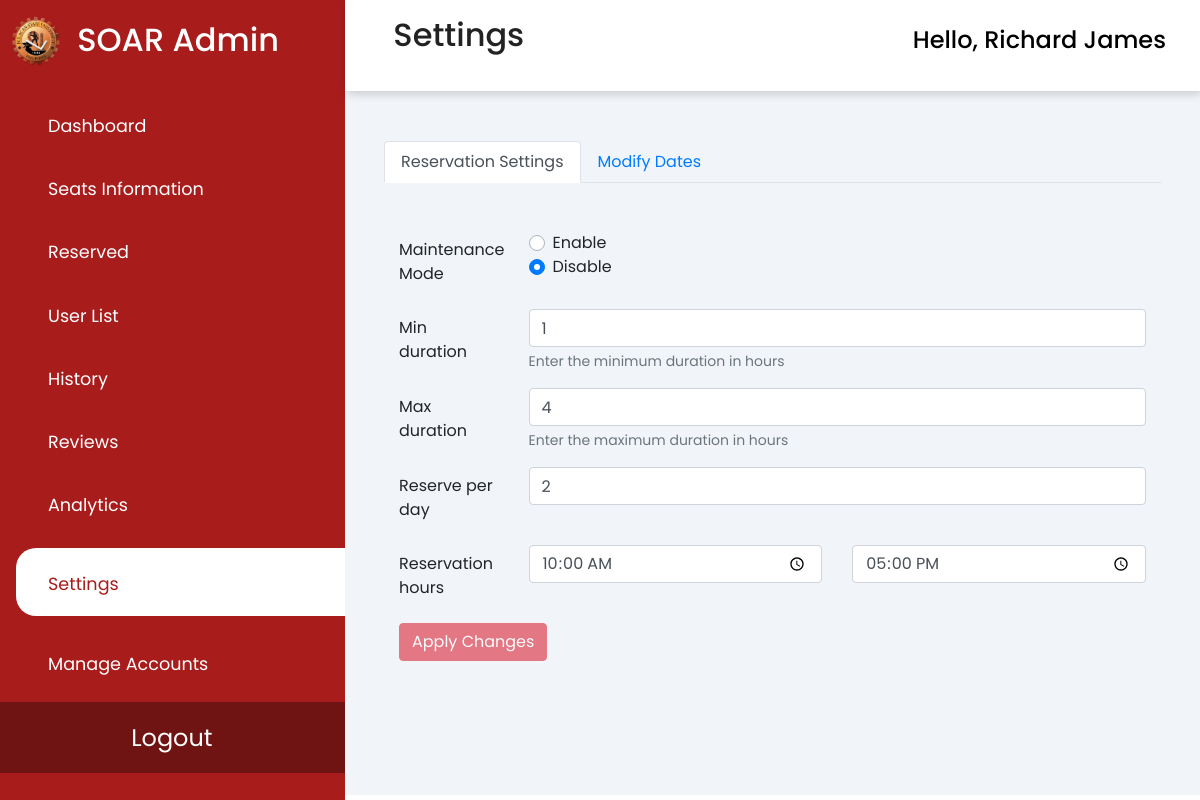
Page /php/settings.php (signed in) on the committed database.
### tables this page shows
CREATE TABLE `settings` (
  `settings_id` int(11) NOT NULL,
  `reservation` tinyint(1) DEFAULT NULL,
  `minDuration` int(11) DEFAULT NULL,
  `maxDuration` int(11) DEFAULT NULL,
  `reservePerDay` int(11) NOT NULL,
  `start_hour` time NOT NULL,
  `end_hour` time NOT NULL,
  `disabled_dates` text DEFAULT NULL
);

### php/settings.php (the view, shortened to what this page needs)
<?php
require 'connect.php';
?>
<!DOCTYPE HTML>
<html>
<link rel="stylesheet" href="https://cdn.jsdelivr.net/npm/sweetalert2@10.16.6/dist/sweetalert2.min.css">
<head>
    <link rel="stylesheet" href="https://cdn.jsdelivr.net/npm/bootstrap@4.6.2/dist/css/bootstrap.min.css"
>
    <link rel="stylesheet" type="text/css" href="css/analytics.css" />
    <link rel="stylesheet"
        href="https://maxst.icons8.com/vue-static/landings/line-awesome/line-awesome/1.3.0/css/line-awesome.min.css">
        <link rel="stylesheet" href="https://cdn.jsdelivr.net/npm/flatpickr/dist/flatpickr.min.css">
</head>
<body>
    <div class="sidebar">
        <div class="sidebar-brand">
            <img src="../img/bulsu logo.png" alt="bulsu logo" class="logo">
            <h2> <span>SOAR Admin</span></h2>
        </div>
        <div class="sidebar-menu" id="tabButton">
            <ul>
                <li class="tabs"> <a href="../admin.php" data-tabName="dashboard" id="tabButtons"><span
                            class="las la-th-large"></span>
                        <span>Dashboard</span></a>
                </li>
                <li class="tabs"> <a href="../seats-info.php"><span class="las la-check"></span>
                        <span>Seats Information</span></a>
                </li>
                <li class="tabs"> <a href="reserved.php"><span class="las la-clock"></span>
                        <span>Reserved</span></a>
                </li>
                <li class="tabs"> <a href="user-list.php"><span class="las la-user-friends"></span>
                        <span>User List</span></a>
                </li>
                <li class="tabs"> <a href="history.php"><span class="las la-history"></span>
                        <span>History</span></a>
                </li>
                <li class="tabs"> <a href="adminReviews.php"><span class="las la-star"></span>
                        <span>Reviews</span></a>
                </li>
                <li class="tabs"> <a href="analytics.php"><span class="las la-chart-bar"></span>
                        <span>Analytics</span></a>
                </li>
                <li class="tabs"> <a href="settings.php" class="active"><span class="las la-cog"></span>
                        <span>Settings</span></a>
                </li>
                <li id="hidden" class="manage tabs" data-toggle="modal" data-target="#exampleModal"> <a
                        href="manageAdmin.php"><span class="las la-users-cog"></span>
                        <span>Manage Accounts</span></a>
                </li>
                <li class="logout"> <a href="../toLogout.php">
                        <span>Logout</span></a>
                </li>
            </ul>
        </div>
    </div>
    <div class="header">
        <header>
            <h2>
                <label for="nav-toggle">
                    <div class="toggle">
                        <span class="la la-bars"></span>
                    </div>
                </label>
                Settings
            </h2>
            <div class="dropdown">
                <button class="dropdown-toggle" class="btn btn-secondary dropdown-toggle" type="button"
                    id="dropdownMenuButton" data-toggle="dropdown" aria-haspopup="true" aria-expanded="true">
                    <div class="user-wrapper">
                        <div id="user_admin">
                            <h4>
                                Hello, <?php echo $_SESSION["first_name"]; ?>
                            </h4>
                        </div>
                    </div>
                </button>
            </div>
        </header>
    </div>
    <div class="main-content">
        <?php
        $sql = "SELECT * FROM `settings` WHERE `settings_id` = 1";
        $result = mysqli_query($conn, $sql);
        if ($result && mysqli_num_rows($result) > 0) {
            $settings = mysqli_fetch_assoc($result);
        } else {
            echo "Error retrieving settings: " . mysqli_error($conn);
        }
        $sql2 = "SELECT * FROM `settings` WHERE `settings_id` = 1";
        $result2 = mysqli_query($conn, $sql2);
        ?>
        <main>
        <div class="container mt-4">
  <ul class="nav nav-tabs" id="myTab" role="tablist">
    <li class="nav-item">
      <a class="nav-link active" id="reservation-tab" data-toggle="tab" href="#reservation" role="tab" aria-controls="reservation" aria-selected="true">Reservation Settings</a>
    </li>
    <li class="nav-item">
      <a class="nav-link" id="modify-dates-tab" data-toggle="tab" href="#modify-dates" role="tab" aria-controls="modify-dates" aria-selected="false">Modify Dates</a>
    </li>
  </ul>
  <div class="tab-content" id="myTabContent">
    <div class="tab-pane fade show active" id="reservation" role="tabpanel" aria-labelledby="reservation-tab">
      <div class="container mt-4">
                <br>
                <form id="settings-form" action="<?php echo $_SERVER['PHP_SELF']; ?>" method="POST">
                    <div class="form-group row">
                        <label for="enableReservation" class="col-sm-2 col-form-label">Maintenance Mode</label>
                        <div class="col-sm-10">
                            <div class="custom-control custom-radio">
                                <label class="custom-control-label" for="customRadio1">Enable</label>
                            </div>
                            <div class="custom-control custom-radio">
                                <label class="custom-control-label" for="customRadio2">Disable</label>
                            </div>
                        </div>
                    </div>
                    <div class="form-group row">
                        <label for="min_duration" class="col-sm-2 col-form-label">Min duration</label>
                        <div class="col-sm-10">
                            <input type="number" class="form-control" id="min_duration" name="min_duration"
                                value="<?php echo $settings['minDuration']; ?>">
                            <small class="form-text text-muted">Enter the minimum duration in hours</small>
                        </div>
                    </div>
                    <div class="form-group row">
                        <label for="max_duration" class="col-sm-2 col-form-label">Max duration</label>
                        <div class="col-sm-10">
                            <input type="number" class="form-control" id="max_duration" name="max_duration"
                                value="<?php echo $settings['maxDuration']; ?>">
                            <small class="form-text text-muted">Enter the maximum duration in hours</small>
                        </div>
                    </div>
                    <div class="form-group row">
                        <label for="reserve_per_day" class="col-sm-2 col-form-label">Reserve per day</label>
                        <div class="col-sm-10">
                            <input type="number" class="form-control" id="reserve_per_day" name="reserve_per_day"
                                value="<?php echo $settings['reservePerDay']; ?>">
                        </div>
                    </div>
                    <div class="form-group row">
                        <label for="start_hour" class="col-sm-2 col-form-label">Reservation hours</label>
                        <div class="col-sm">
                            <input type="time" class="form-control" id="start_hour" name="start_hour"
                                value="<?php echo $settings['start_hour']; ?>">
                        </div>
                        <div class="col-sm">
                            <input type="time" class="form-control" id="end_hour" name="end_hour"
                                value="<?php echo $settings['end_hour']; ?>">
                        </div>
                    </div>
                    <button type="submit" class="btn btn-danger" name="apply" id="applyButton" disabled>Apply
                        Changes</button>
                </form>
            </div>
    </div>
  </div>
</div>
<br>
<br>
<br>
        </main>
    </div>
</body>
</html>

### styles/analytics.css (style rules this page uses)
:root { --main-color: #a81c1c; --color-dark: #1d2231; --text-gray: #8390a2; }
* { padding: 0; margin: 0; box-sizing: border-box; list-style-type: none; text-decoration: none; font-family: "Poppins", sans-serif; }
.sidebar { width: 345px; position: fixed; left: 0; top: 0; height: 100%; background: var(--main-color); z-index: 100; transition: width 300ms; }
.sidebar-brand { height: 90px; padding: 1rem 0rem 1rem 0.7rem; display: flex; color: #fff; padding-top: 1rem; }
.sidebar-brand span { display: inline-block; padding-top: 0.3rem; margin-left: 1rem; }
.sidebar-menu { margin-top: 1rem; }
.sidebar-menu li { width: 100%; margin-bottom: 1.7rem; padding-left: 1rem; cursor: pointer; }
.sidebar-menu a { padding-left: 1rem; display: block; color: #fff; font-size: 1.1rem; }
#tabButton { color: #fff; }
.sidebar-menu a span:first-child { font-size: 1.5rem; padding-right: 1rem; }
#tabButton a.active { background: #fff; padding-top: 1rem; padding-bottom: 1rem; color: var(--main-color); border-radius: 20px 0px 0px 20px; }
.logo { width: 50px; height: 50px; }
.manage { color: #ffffff; cursor: pointer; }
.logout { text-align: center; position: absolute; bottom: 0; background: #701313; padding: 5%; text-decoration: none; }
.logout a { text-decoration: none; }
.main-content { transition: margin-left 300ms; margin-left: 345px; }
header { display: flex; justify-content: space-between; padding: 1rem 1.5rem; box-shadow: 2px 2px 10px rgba(0, 0, 0, 0.2); position: fixed; left: 345px; width: calc(100% - 345px); top: 0%; z-index: 100; background-color: #fff; transition: left 300ms; }
header h2 { color: #222; }
header label span { font-size: 1.7rem; padding-right: 1rem; }
.toggle { cursor: pointer; }
.user-wrapper { display: flex; align-items: center; text-decoration: underline 0.15em rgba(0, 0, 0, 0); transition: text-decoration-color 300ms; text-underline-offset: 0.4em; }
.user-wrapper h4 { padding: 10px; }
.dropdown-toggle { background-color: transparent; border-color: #fff; border-style: solid; border-top: none; border-right: none; border-left: none; content: none; }
.dropdown-toggle::after { content: none; }
main { margin-top: 85px; padding: 2rem 1.5rem; background: #f1f5f9; min-height: calc(100vh - 90px); }

### rows in the picture
settings: min_duration "1", max_duration "4", reserve_per_day "2", start_hour "10:00:00", end_hour "17:00:00"

### other values in the picture
$_SESSION["first_name"] "Richard James"
